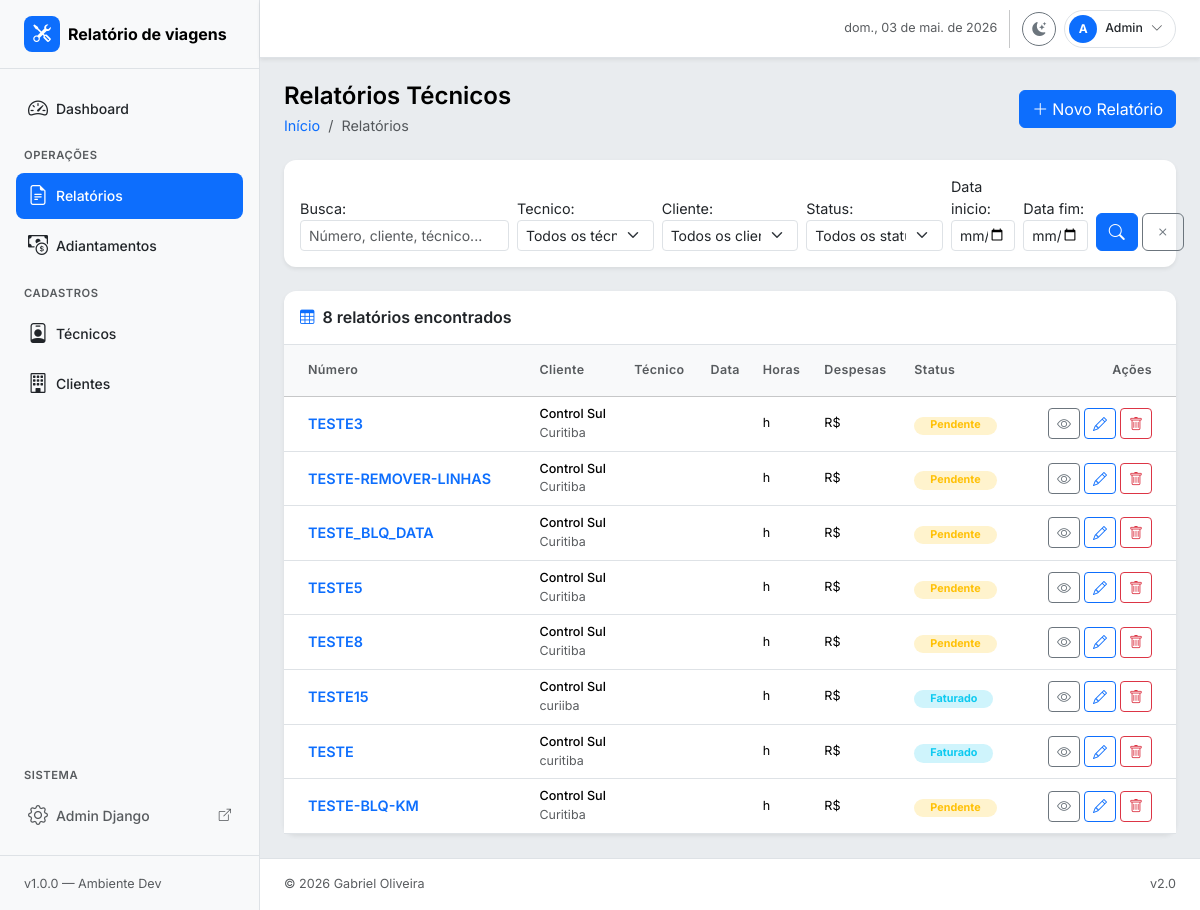
The page /relatorios/ on the database as committed earlier.
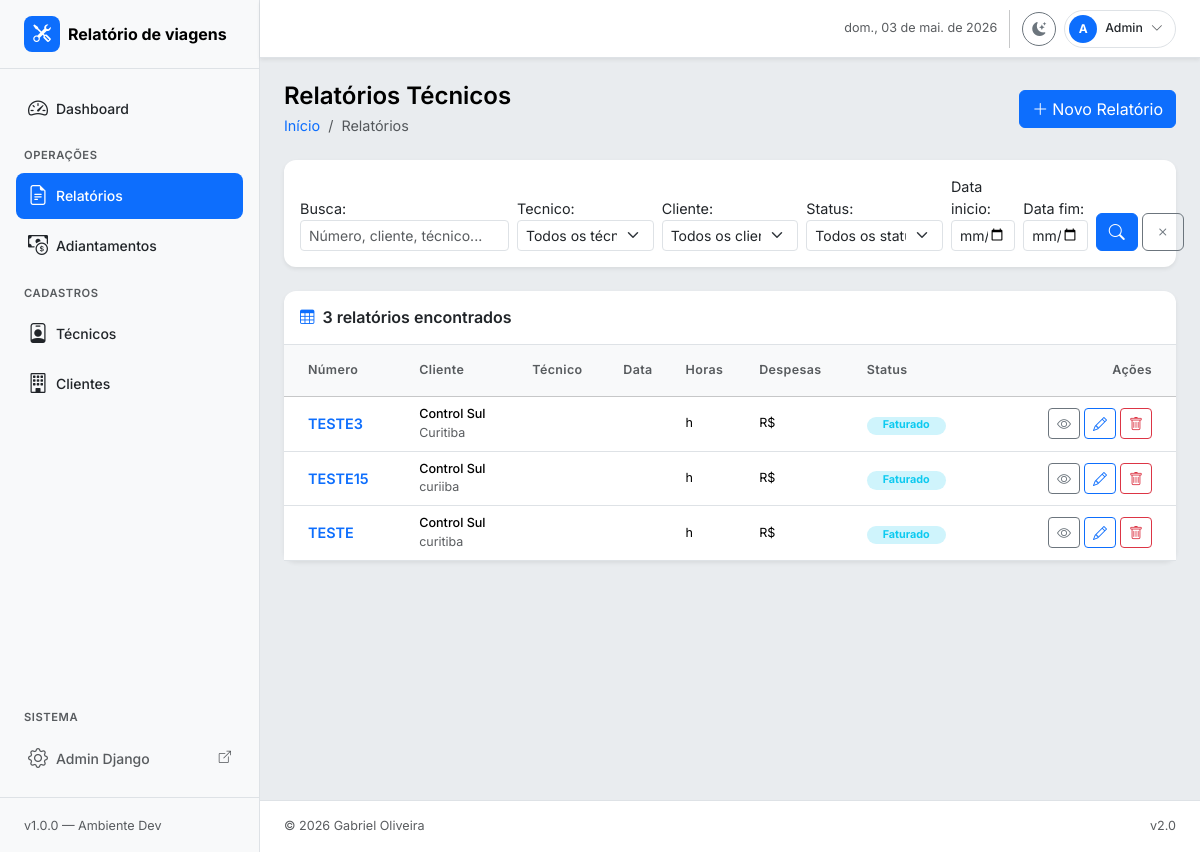
The same page on the database as committed later.
### relatorios/models.py (models this page shows, shortened)
class RelatorioTecnico(models.Model):
    numero = models.CharField("Número", max_length=30, unique=True)
    status = models.CharField(
        "Status",
        max_length=20,
        choices=StatusRelatorio.choices,
        default=StatusRelatorio.RASCUNHO,
    )
    cliente = models.ForeignKey(
        Cliente,
        on_delete=models.PROTECT,
        related_name="relatorios",
        verbose_name="Cliente",
    )
    tecnico_responsavel = models.ForeignKey(
        Tecnico,
        on_delete=models.PROTECT,
        related_name="relatorios_responsavel",
        verbose_name="Técnico responsável",
    )
    tecnicos_adicionais = models.ManyToManyField(
        Tecnico,
        through="RelatorioTecnicoEquipe",
        related_name="relatorios_equipe",
        blank=True,
        verbose_name="Equipe adicional",
    )
    STATUS_CHOICES = [
        ("rascunho", "Rascunho"),
        ("enviado", "Enviado"),
    ]
    status = models.CharField(
        max_length=20,
        choices=STATUS_CHOICES,
        default="rascunho",
    )
    cidade_atendimento = models.CharField("Cidade de atendimento", max_length=100)
    uf_atendimento = models.CharField(
        "UF",
        max_length=2,
        choices=UF.choices,
        default=UF.PR,
    )
    tipo_localidade = models.CharField(
        "Tipo de localidade",
        max_length=10,
        choices=TipoLocalidade.choices,
        default=TipoLocalidade.INTERIOR,
    )
    data_inicio = models.DateField("Data início")
    data_fim = models.DateField("Data fim")
    motivo = models.TextField("Motivo / Descrição do serviço")
    centro_custo = models.CharField(
        "Centro de custo / Classificação",
        max_length=100,
        blank=True,
        help_text="Aplicado a todos os itens deste relatório.",
    )
    valor_adiantamento = models.DecimalField(
        "Adiantamento recebido (R$)",
        max_digits=10,
        decimal_places=2,
        default=Decimal("0.00"),
        validators=[MinValueValidator(Decimal("0.00"))],
    )
    observacoes = models.TextField("Observações gerais", blank=True)
    criado_em = models.DateTimeField(auto_now_add=True)
    atualizado_em = models.DateTimeField(auto_now=True)
    class Meta:
        verbose_name = "Relatório Técnico"
        verbose_name_plural = "Relatórios Técnicos"
        ordering = ["-data_inicio", "-criado_em"]

class Cliente(models.Model):
    nome = models.CharField("Nome / Razão Social", max_length=200)
    cnpj_cpf = models.CharField(
        "CNPJ / CPF",
        max_length=20,
        blank=True,
        null=True,
        unique=True,
    )
    cidade = models.CharField(
        "Cidade",
        max_length=100,
        blank=True,
        null=True,
    )
    uf = models.CharField(
        "UF",
        max_length=2,
        choices=UF.choices,
        blank=True,
        null=True,
    )
    contato = models.CharField(
        "Contato",
        max_length=100,
        blank=True,
        null=True,
    )
    telefone = models.CharField(
        "Telefone",
        max_length=20,
        blank=True,
        null=True,
    )
    email = models.EmailField(
        "E-mail",
        blank=True,
        null=True,
    )
    ativo = models.BooleanField("Ativo", default=True)
    valor_km = models.DecimalField(
        "Valor por KM (R$)",
        max_digits=10,
        decimal_places=2,
        blank=True,
        null=True,
    )
    criado_em = models.DateTimeField(auto_now_add=True)
    class Meta:
        verbose_name = "Cliente"
        verbose_name_plural = "Clientes"
        ordering = ["nome"]
    def __str__(self):
        return self.nome

### relatorios/views.py (the view, shortened to what this page needs)
# urls.py: path("relatorios/", views.RelatorioListView.as_view(), name="relatorio_list"),
class RelatorioListView(ListView):
    model = RelatorioTecnico
    template_name = "relatorios/relatorio_list.html"
    context_object_name = "relatorios"
    paginate_by = 15
    def get_queryset(self):
        qs = RelatorioTecnico.objects.select_related("cliente", "tecnico_responsavel")
        form = RelatorioFiltroForm(self.request.GET)
        if form.is_valid():
            cd = form.cleaned_data
            if cd.get("tecnico"):
                qs = qs.filter(tecnico_responsavel=cd["tecnico"])
            if cd.get("cliente"):
                qs = qs.filter(cliente=cd["cliente"])
            if cd.get("status"):
                qs = qs.filter(status=cd["status"])
            if cd.get("data_inicio"):
                qs = qs.filter(data_inicio__gte=cd["data_inicio"])
            if cd.get("data_fim"):
                qs = qs.filter(data_fim__lte=cd["data_fim"])
        return qs
    def get_context_data(self, **kwargs):
        ctx = super().get_context_data(**kwargs)
        ctx["form_filtro"] = RelatorioFiltroForm(self.request.GET)
        ctx["titulo_pagina"] = "Relatórios Técnicos"
        ctx["total"] = self.get_queryset().count()
        return ctx

### relatorios/models.py (called while the page is built)
    def __str__(self):
        return self.nome

### templates/relatorios/relatorio_list.html (shortened to what the changed rows need)
{% extends "base.html" %}
{% block content %}
<div class="card border-0 shadow-sm">
  <div class="card-header bg-transparent border-bottom py-3 d-flex align-items-center justify-content-between">
    <div class="d-flex align-items-center gap-2">
      <i class="bi bi-table text-primary"></i>
      <h6 class="mb-0 fw-semibold">
        {{ total }} relatório{{ total|pluralize }} encontrado{{ total|pluralize }}
      </h6>
    </div>
  </div>
  <div class="card-body p-0">
    {% if relatorios %}
    <div class="table-responsive">
      <table class="table table-hover align-middle mb-0">
        <thead class="table-light">
          <tr>
            <th class="ps-4 py-3 fw-semibold text-muted small">Número</th>
            <th class="py-3 fw-semibold text-muted small">Cliente</th>
            <th class="py-3 fw-semibold text-muted small">Técnico</th>
            <th class="py-3 fw-semibold text-muted small">Data</th>
            <th class="py-3 fw-semibold text-muted small">Horas</th>
            <th class="py-3 fw-semibold text-muted small">Despesas</th>
            <th class="py-3 fw-semibold text-muted small">Status</th>
            <th class="py-3 fw-semibold text-muted small text-end pe-4">Ações</th>
          </tr>
        </thead>
        <tbody>
          {% for r in relatorios %}
          <tr>
            <td class="ps-4">
              <a href="{% url 'relatorios:relatorio_detail' r.pk %}"
                 class="fw-semibold text-primary text-decoration-none">
                {{ r.numero }}
              </a>
            </td>
            <td>
              <div class="small fw-medium">{{ r.cliente.nome }}</div>
              <div class="text-muted" style="font-size:.78rem;">{{ r.cidade_atendimento }}</div>
            </td>
            <td class="small">{{ r.tecnico.nome }}</td>
            <td class="small text-muted">{{ r.data_atendimento|date:"d/m/Y" }}</td>
            <td class="small">{{ r.horas_trabalhadas }}h</td>
            <td class="small">R$ {{ r.valor_despesas }}</td>
            <td>
              {% if r.status == 'pendente' %}
                <span class="badge bg-warning-subtle text-warning rounded-pill px-3">Pendente</span>
              {% elif r.status == 'fechado' %}
                <span class="badge bg-success-subtle text-success rounded-pill px-3">Fechado</span>
              {% else %}
                <span class="badge bg-info-subtle text-info rounded-pill px-3">Faturado</span>
              {% endif %}
            </td>
            <td class="text-end pe-4">
              <div class="d-flex gap-1 justify-content-end">
                <a href="{% url 'relatorios:relatorio_detail' r.pk %}"
                   class="btn btn-sm btn-outline-secondary" title="Ver">
                  <i class="bi bi-eye"></i>
                </a>
                <a href="{% url 'relatorios:relatorio_update' r.pk %}"
                   class="btn btn-sm btn-outline-primary" title="Editar">
                  <i class="bi bi-pencil"></i>
                </a>
                <a href="{% url 'relatorios:relatorio_delete' r.pk %}"
                   class="btn btn-sm btn-outline-danger" title="Excluir">
                  <i class="bi bi-trash"></i>
                </a>
              </div>
            </td>
          </tr>
          {% endfor %}
        </tbody>
      </table>
    </div>
    {% endif %}
  </div>
</div>
{% endblock %}

Rows that differ between the two databases and show on the page:
removed RelatorioTecnico: numero "TESTE-REMOVER-LINHAS", cliente.nome "Control Sul", cidade_atendimento "Curitiba", status "Pendente"
removed RelatorioTecnico: numero "TESTE_BLQ_DATA", cliente.nome "Control Sul", cidade_atendimento "Curitiba", status "Pendente"
removed RelatorioTecnico: numero "TESTE5", cliente.nome "Control Sul", cidade_atendimento "Curitiba", status "Pendente"
removed RelatorioTecnico: numero "TESTE8", cliente.nome "Control Sul", cidade_atendimento "Curitiba", status "Pendente"
removed RelatorioTecnico: numero "TESTE-BLQ-KM", cliente.nome "Control Sul", cidade_atendimento "Curitiba", status "Pendente"
changed RelatorioTecnico "TESTE3": status "Pendente" → "Faturado"
Other text that changed with them:
{{ total }}: "8" → "3"
